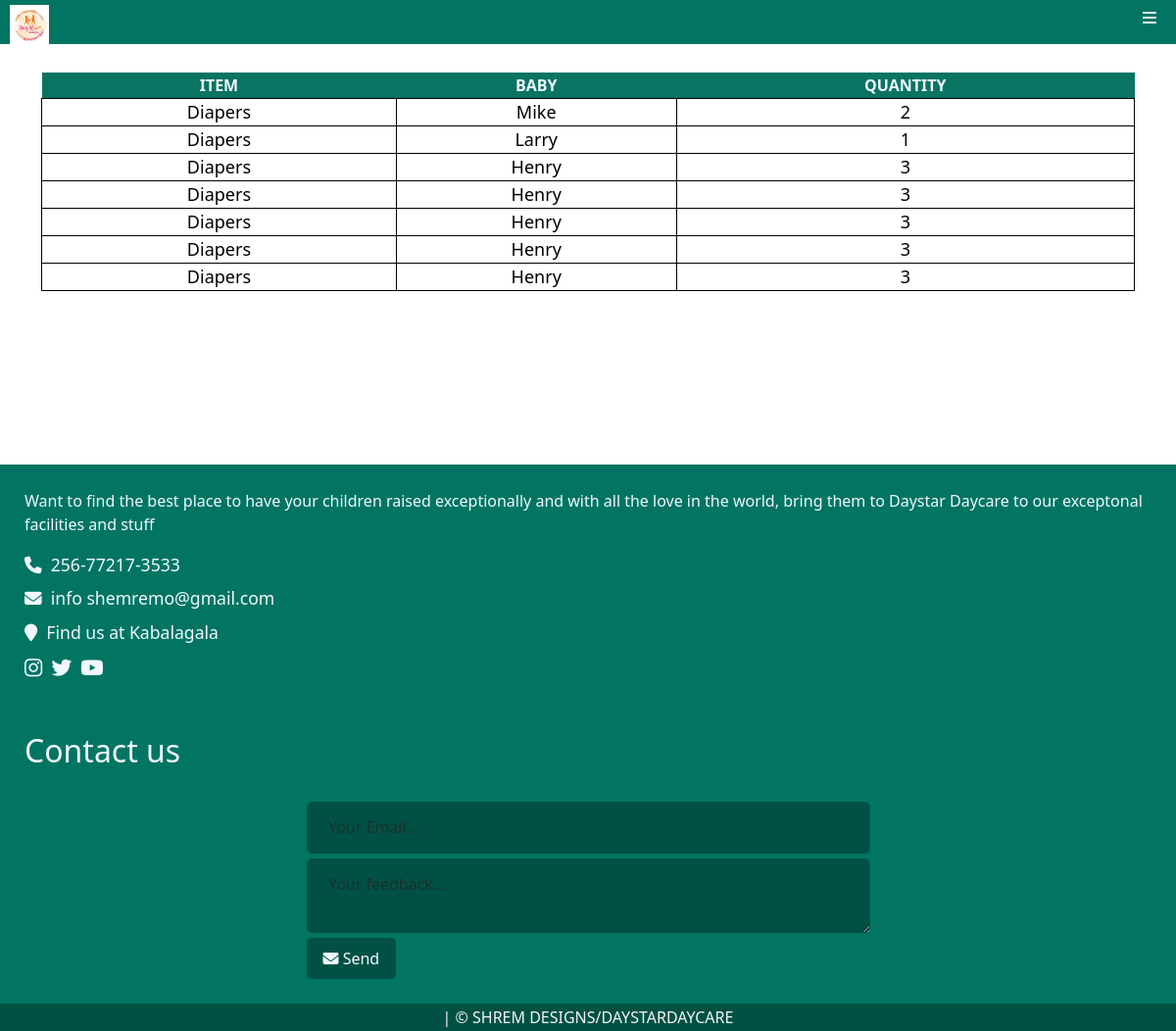
The page /procurerec/ (signed in) on the database as committed earlier.
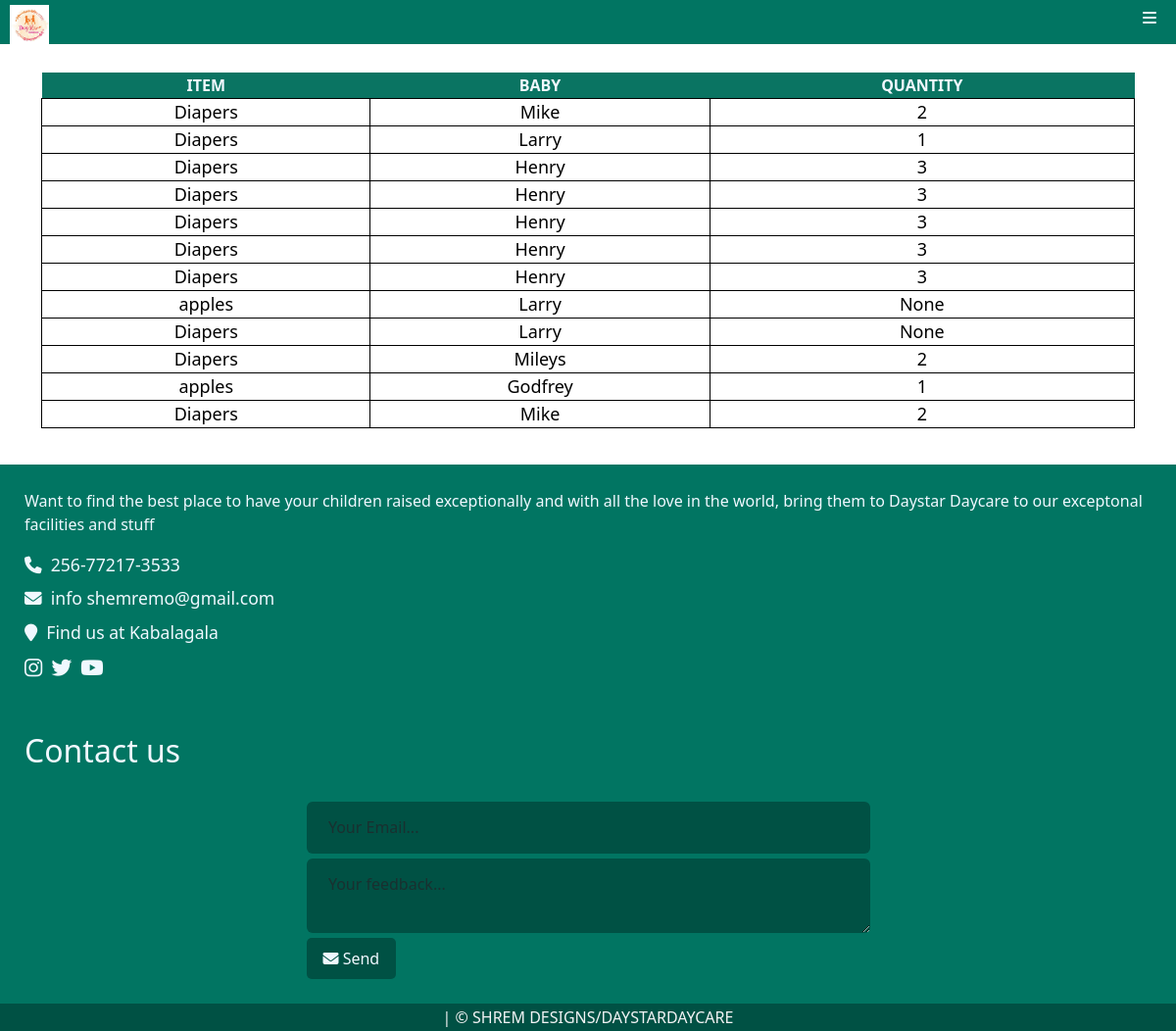
The same page on the database as committed later.
### Daystarapp/models.py (models this page shows)
class Procuregive(models.Model):
    procurement_item = models.ForeignKey(Procure, on_delete=models.CASCADE)
    amount = models.IntegerField(null=True, blank=True)
    baby_being_given_to = models.ForeignKey(Babiesreg, on_delete=models.CASCADE)

class Procure(models.Model):
    pitems = models.CharField( max_length= 100, null=True, blank=True)
    amount = models.IntegerField( blank=True, null=True)
    def __str__(self):
        return self.pitems

class Babiesreg(models.Model):
    GENDER_CHOICES = [
        ('male', 'Male'),
        ('female', 'Female'),
    ]
    STAY_CHOICES = [
        ('fullday', 'Full day'),
        ('halfday', 'Half day'),
        ('monthly', 'Monthly'),
    ]
    babyname = models.CharField(max_length=100, null=True, blank=True)
    babyage = models.IntegerField(null=True, blank=True)
    baby_gender = models.CharField(max_length=100, null=True, blank=True, choices= GENDER_CHOICES)
    babyloc = models.CharField(max_length=100, null=True, blank=True)
    babyparent = models.CharField(max_length=100, null=True, blank=True)
    babyno = models.IntegerField(null=True, blank=True)
    dropper = models.CharField(max_length=100, null=True, blank=True)
    timein = models.DateTimeField(null=True, blank=True)
    period_of_stay = models.CharField(max_length=10,null=True, blank=True, choices=STAY_CHOICES)
    babypay = models.IntegerField( null=True, blank=True)
    def __str__(self):
        return self.babyname

### Daystarapp/views.py (the view)
# urls.py: path('procurerec/', views.procure_record, name='procure_record'),
@login_required(login_url='index')
def procure_record(request):
    procure = Procuregive.objects.all()
    return render(request, 'Daystarapp/procurerec.html', {'procure': procure})

### Daystarapp/templates/Daystarapp/procurerec.html (shortened to what this page needs)
{% extends 'Daystarapp/base.html' %}
{% load crispy_forms_tags %}
{% load bootstrap5 %}
{% load static %}
{% block content %}
<br>
<div class="container" style="min-height: 400px;">
  <div style="overflow-x: auto;">
    <table>
          <tr>
            <th>ITEM</th>
            <th>BABY</th>
            <th>QUANTITY</th>
          </tr>
          {% for kids in procure %}
          <tr>
            <td>{{kids.procurement_item}}</td>
            <td>{{kids.baby_being_given_to}}</td>
            <td>{{kids.amount}}</td>
          </tr>
          {% endfor %}
    </table>
    <br>
  </div>
</div>
{% endblock %}

Rows that differ between the two databases and show on the page:
added Procuregive: procurement_item "apples", baby_being_given_to "Larry", amount "None"
added Procuregive: procurement_item "Diapers", baby_being_given_to "Larry", amount "None"
added Procuregive: procurement_item "Diapers", baby_being_given_to "Mileys", amount "2"
added Procuregive: procurement_item "apples", baby_being_given_to "Godfrey", amount "1"
added Procuregive: procurement_item "Diapers", baby_being_given_to "Mike", amount "2"
